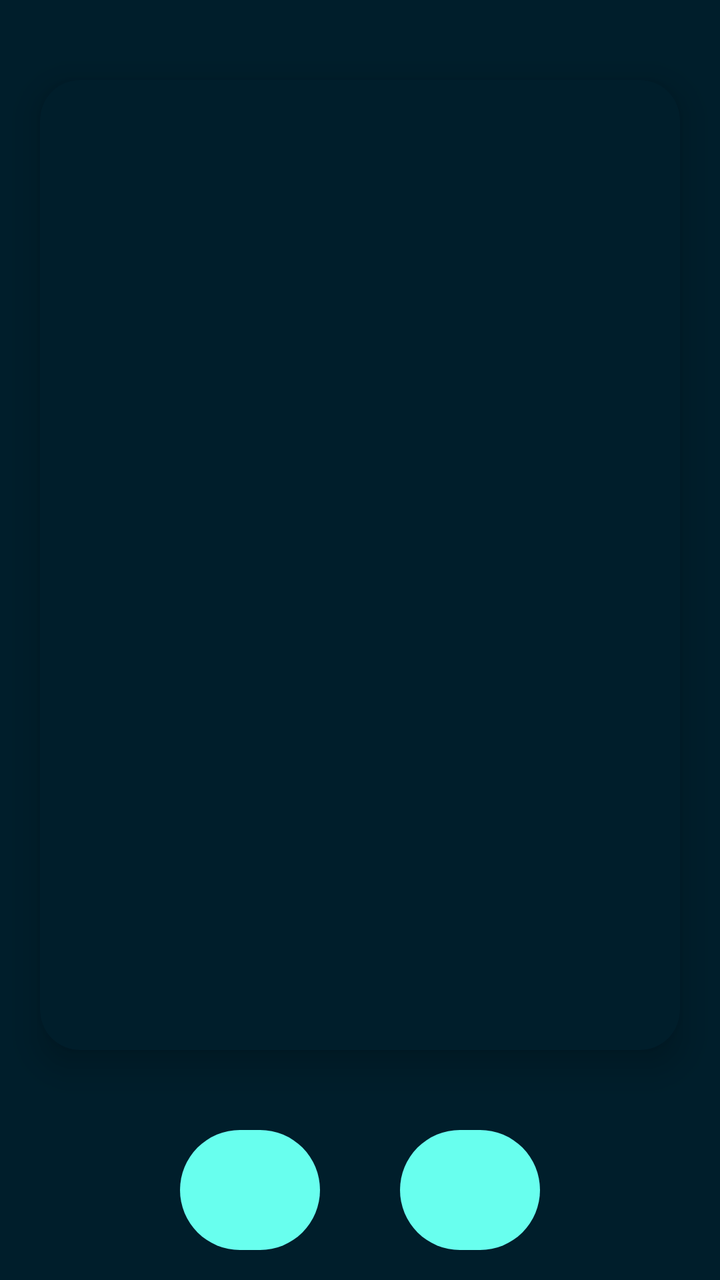
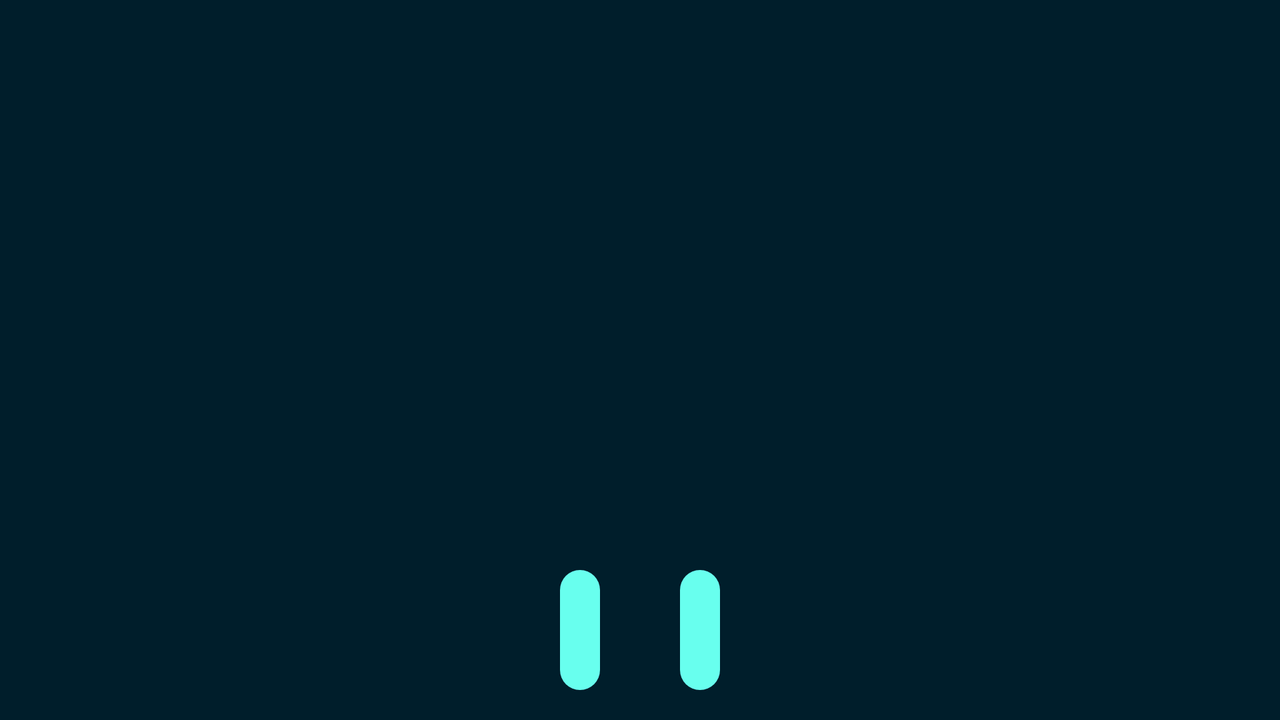

The same Android screen from two of the app's own layout files: first res/layout/ as a phone draws it, then the repository's variant for another configuration, drawn on a device whose configuration selects that folder. Both files follow.
<!-- AndroidManifest.xml: application theme Theme.AmoledWallpaper -->
<!-- res/layout/activity_wallpaper_final.xml -->
<?xml version="1.0" encoding="utf-8"?>
<RelativeLayout xmlns:android="http://schemas.android.com/apk/res/android"
    xmlns:tools="http://schemas.android.com/tools"
    android:layout_width="match_parent"
    android:layout_height="match_parent"
    xmlns:app="http://schemas.android.com/apk/res-auto"
    android:background="@color/appBg"
    tools:context=".wallpaperFirebase.WallpaperFinal">

    <androidx.cardview.widget.CardView
        android:layout_width="match_parent"
        android:layout_height="match_parent"
        android:layout_above="@id/bottomnavBar"
        android:layout_marginBottom="40dp"
        app:cardCornerRadius="20dp"
        app:cardElevation="10dp"
        android:layout_marginTop="40dp"
        android:backgroundTint="@color/appBg"
        android:layout_marginStart="20dp"
        android:layout_marginEnd="20dp">

        <ImageView
            android:id="@+id/final_wallpaper"
            android:layout_width="match_parent"
            android:layout_alignParentTop="true"
            android:layout_above="@id/bottomnavBar"
            android:layout_height="match_parent"
            android:scaleType="centerCrop"/>

    </androidx.cardview.widget.CardView>


    <LinearLayout
        android:id="@+id/bottomnavBar"
        android:layout_width="match_parent"
        android:layout_height="60dp"
        android:layout_alignParentBottom="true"
        android:layout_marginStart="90dp"
        android:layout_marginEnd="90dp"
        android:layout_marginBottom="15dp"
        android:orientation="horizontal"
        tools:ignore="DisableBaselineAlignment">

        <FrameLayout
            android:id="@+id/homefl"
            android:layout_width="match_parent"
            style="@style/NavigationBarStyle"
            android:layout_height="match_parent"
            android:layout_marginRight="20dp"
            android:layout_weight="1">

            <ImageView
                android:id="@+id/btn_SetWallpaper"
                android:layout_width="22dp"
                android:layout_height="22dp"
                android:layout_gravity="center"
                android:background="@drawable/gallery"
                tools:ignore="ContentDescription" />

        </FrameLayout>

        <FrameLayout
            android:id="@+id/downloadfl"
            android:layout_width="match_parent"
            style="@style/NavigationBarStyle"
            android:layout_marginLeft="20dp"
            android:layout_height="match_parent"
            android:layout_weight="1">

            <ImageView
                android:id="@+id/btn_Download"
                android:layout_width="22dp"
                android:layout_height="22dp"
                android:layout_gravity="center"
                android:background="@drawable/download"
                tools:ignore="ContentDescription" />

        </FrameLayout>

    </LinearLayout>

</RelativeLayout>
<!-- resources referenced by this layout -->
<resources>
  <color name="appBg">#001E2B</color>
  <style name="NavigationBarStyle" parent="Widget.Design.BottomNavigationView">
          <item name="android:background">@drawable/bottom_nav_background</item>
      </style>
  <style name="Theme.AmoledWallpaper" parent="Base.Theme.AmoledWallpaper" />
  <!-- drawable bottom_nav_background (drawable) -->
  <?xml version="1.0" encoding="utf-8"?>
  <shape xmlns:android="http://schemas.android.com/apk/res/android">
      <solid android:color="#68FFEE" />
      <corners android:radius="50dp" />
  </shape>
  <style name="Base.Theme.AmoledWallpaper" parent="Theme.MaterialComponents.DayNight.NoActionBar">
          
          <item name="android:navigationBarColor">@android:color/transparent</item>
          <item name="android:windowTranslucentNavigation">true</item>
          <item name="android:statusBarColor">@color/statusBar</item>
          
      </style>
  <color name="statusBar">#00293A</color>
</resources>
<!-- res/layout-land/activity_wallpaper_final.xml (the repository's variant of the layout above) -->
<!-- drawn on the phone turned sideways -->
<?xml version="1.0" encoding="utf-8"?>
<RelativeLayout xmlns:android="http://schemas.android.com/apk/res/android"
    xmlns:tools="http://schemas.android.com/tools"
    android:layout_width="match_parent"
    android:layout_height="match_parent"
    xmlns:app="http://schemas.android.com/apk/res-auto"
    android:background="@color/appBg"
    tools:context=".wallpaperFirebase.WallpaperFinal">


    <ScrollView
        android:layout_width="match_parent"
        android:layout_height="match_parent">

        <LinearLayout
            android:layout_width="match_parent"
            android:layout_height="match_parent"
            android:orientation="vertical">

            <androidx.cardview.widget.CardView
                android:layout_width="match_parent"
                android:layout_height="match_parent"
                android:layout_above="@id/bottomnavBar"
                android:layout_marginBottom="40dp"
                app:cardCornerRadius="20dp"
                app:cardElevation="10dp"
                android:layout_marginTop="40dp"
                android:backgroundTint="@color/appBg"
                android:layout_marginStart="20dp"
                android:layout_marginEnd="20dp">

                <ImageView
                    android:id="@+id/final_wallpaper"
                    android:layout_width="match_parent"
                    android:layout_alignParentTop="true"
                    android:layout_above="@id/bottomnavBar"
                    android:layout_height="match_parent"
                    android:scaleType="centerCrop"/>

            </androidx.cardview.widget.CardView>

        </LinearLayout>
    </ScrollView>


    <LinearLayout
        android:id="@+id/bottomnavBar"
        android:layout_width="match_parent"
        android:layout_height="60dp"
        android:layout_alignParentBottom="true"
        android:layout_marginStart="280dp"
        android:layout_marginEnd="280dp"
        android:layout_marginBottom="15dp"
        android:orientation="horizontal"
        tools:ignore="DisableBaselineAlignment">

        <FrameLayout
            android:id="@+id/homefl"
            android:layout_width="match_parent"
            style="@style/NavigationBarStyle"
            android:layout_height="match_parent"
            android:layout_marginRight="20dp"
            android:layout_weight="1">

            <ImageView
                android:id="@+id/btn_SetWallpaper"
                android:layout_width="22dp"
                android:layout_height="22dp"
                android:layout_gravity="center"
                android:background="@drawable/gallery"
                tools:ignore="ContentDescription" />

        </FrameLayout>

        <FrameLayout
            android:id="@+id/downloadfl"
            android:layout_width="match_parent"
            style="@style/NavigationBarStyle"
            android:layout_marginLeft="20dp"
            android:layout_height="match_parent"
            android:layout_weight="1">

            <ImageView
                android:id="@+id/btn_Download"
                android:layout_width="22dp"
                android:layout_height="22dp"
                android:layout_gravity="center"
                android:background="@drawable/download"
                tools:ignore="ContentDescription" />

        </FrameLayout>

    </LinearLayout>

</RelativeLayout>
